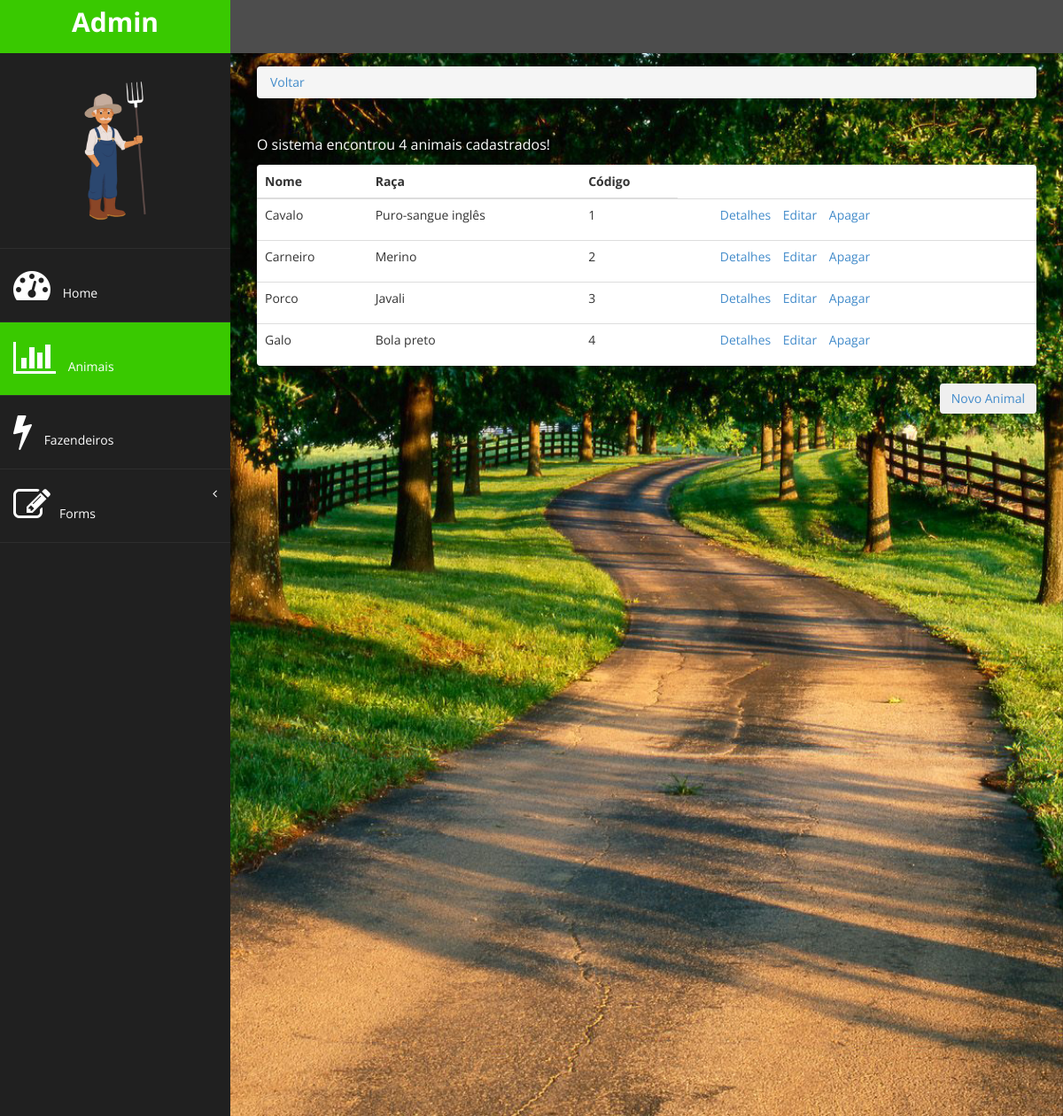
Page /gestao/animais/ on the committed database.
### gestao/models.py (models this page shows)
class Animal(models.Model):
      nome = models.CharField(max_length=20)
      sexo = models.CharField(max_length=1, choices=[('M','Macho'),('F','Fêmea')])
      raca = models.CharField(max_length=20, verbose_name='Raça')
      cientifico = models.CharField(max_length=20, verbose_name='Nome Científico')
      peso = models.DecimalField(max_digits=6, decimal_places=2)
      tamanho = models.DecimalField(max_digits=5,decimal_places=2)
      expectativa = models.IntegerField(verbose_name='Expectativa de Vida')
      tipo_criacao = models.CharField(max_length=10, choices=[('Abate','Abate'),('Reprodutor','Reprodutor')])

### gestao/views.py (the view)
# urls.py: path('animais/', views.animais_list),
def animais_list(request):
      animais = Animal.objects.all()
      return render(request, 'animal/list.html', {'animais':animais})

### gestao/templates/animal/list.html
{% extends 'base.html' %} {% block active-animais %} active-menu {% endblock %} {% block conteudo %}
<div class="row">
      <div class="col-md-12">
            <ol class="breadcrumb">
                  <li>
                        <a href="/gestao">Voltar</a>
                  </li>
            </ol>
      </div>
</div>
<div class="row">
      <div class="col-md-12">
            <table class="table panel">
                  <thead>
                        <tr>
                              <th>Nome</th>
                              <th>Raça</th>
                              <th>Código</th>
                        </tr>
                  </thead>
                  <tbody>
                        {% for animal in animais %}
                        <tr>
                              <td>{{animal.nome}}</td>
                              <td>{{animal.raca}}</td>
                              <td>{{animal.id}}</td>
                              <td>
                                    <ul id="links">
                                          <a href="/gestao/animais/{{animal.id}}">Detalhes</a>
                                          <a href="/gestao/animais/{{animal.id}}/edit/">Editar</a>
                                          <a href="/admin/gestao/animal/{{animal.id}}/delete/">Apagar</a>
                                    </ul>
                              </td>
                        </tr>
                        {% endfor %}
                  </tbody>
                  <tfoot>
                        <p id="sistema">O sistema encontrou {{animais | length}} animais cadastrados!</p>
                  </tfoot>
            </table>
            <a href="/gestao/animais/form/"><button id="cadastro" class="btn btn-dark">Novo Animal</button></a>
      </div>
</div>
{% endblock %}

### gestao/static/assets/css/custom.css (style rules this page uses)
body { font-family: 'Open Sans', sans-serif; }
p { font-size:16px; line-height:25px; padding-top:20px; }

### gestao/static/assets/css/style.css (style rules this page uses)
#sistema { color: white; text-shadow: black 0.1em 0.1em 0.2em }
#links a { margin-right: 10px; }
#cadastro { float: right; }

### rows in the picture
Animal: nome "Cavalo", raca "Puro-sangue inglês", id "1"
Animal: nome "Carneiro", raca "Merino", id "2"
Animal: nome "Porco", raca "Javali", id "3"
Animal: nome "Galo", raca "Bola preto", id "4"

### other values in the picture
{{ animais | length }} "4"
